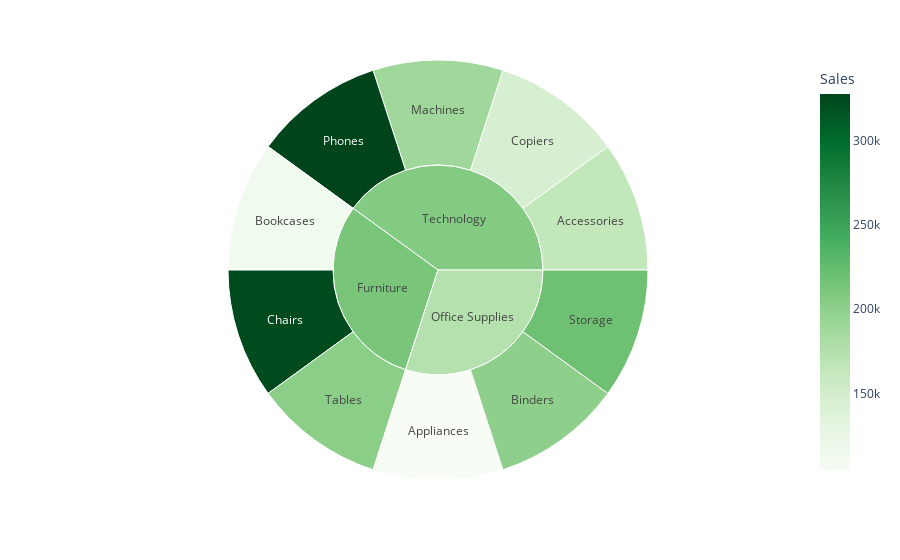

Here is the notebook cell this chart was saved with:
### Code cell
fig = px.sunburst(Top_subcat, path=['Category', 'Sub-Category'], color='Sales', color_continuous_scale=px.colors.sequential.Greens, labels='Sales')

fig.show()

### Figure 1 — Plotly figure (JSON) as saved in the notebook; plotly's stock layout.template omitted (floating-point values rounded to 4 significant figures)
{"data": [{"branchvalues": "total", "customdata": [[164186], [104618], [200028], [113813], [322822], [146248], [189238], [327782], [219343], [202810], [213100.0], [174663], [206900.0]], "domain": {"x": [0, 1], "y": [0, 1]}, "hovertemplate": "labels=%{label}<br>count=%{value}<br>parent=%{parent}<br>id=%{id}<br>Sales=%{color}<extra></extra>", "ids": ["Technology/Accessories", "Office Supplies/Appliances", "Office Supplies/Binders", "Furniture/Bookcases", "Furniture/Chairs", "Technology/Copiers", "Technology/Machines", "Technology/Phones", "Office Supplies/Storage", "Furniture/Tables", "Furniture", "Office Supplies", "Technology"], "labels": ["Accessories", "Appliances", "Binders", "Bookcases", "Chairs", "Copiers", "Machines", "Phones", "Storage", "Tables", "Furniture", "Office Supplies", "Technology"], "marker": {"coloraxis": "coloraxis", "colors": [164186, 104618, 200028, 113813, 322822, 146248, 189238, 327782, 219343, 202810, 213100.0, 174663, 206900.0]}, "name": "", "parents": ["Technology", "Office Supplies", "Office Supplies", "Furniture", "Furniture", "Technology", "Technology", "Technology", "Office Supplies", "Furniture", "", "", ""], "type": "sunburst", "values": [1, 1, 1, 1, 1, 1, 1, 1, 1, 1, 3, 3, 4]}], "layout": {"coloraxis": {"colorbar": {"title": {"text": "Sales"}}, "colorscale": [[0, "rgb(247,252,245)"], [0.125, "rgb(229,245,224)"], [0.25, "rgb(199,233,192)"], [0.375, "rgb(161,217,155)"], [0.5, "rgb(116,196,118)"], [0.625, "rgb(65,171,93)"], [0.75, "rgb(35,139,69)"], [0.875, "rgb(0,109,44)"], [1, "rgb(0,68,27)"]]}, "legend": {"tracegroupgap": 0}, "margin": {"t": 60}}}
